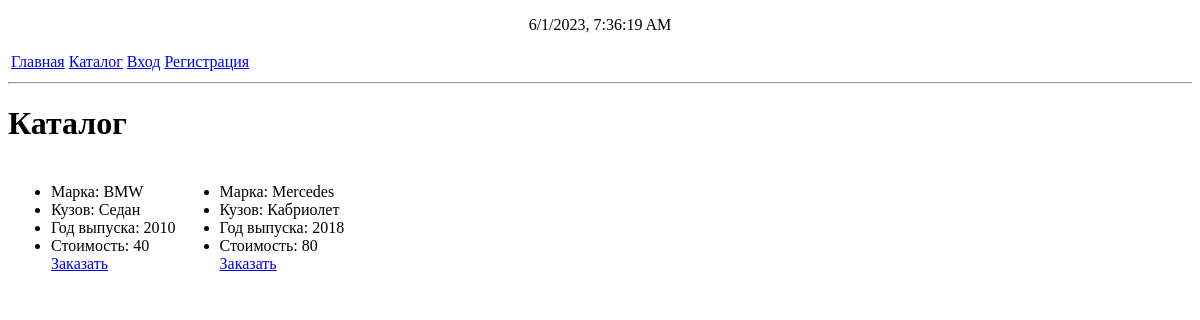
The page /catalog on the database as committed earlier.
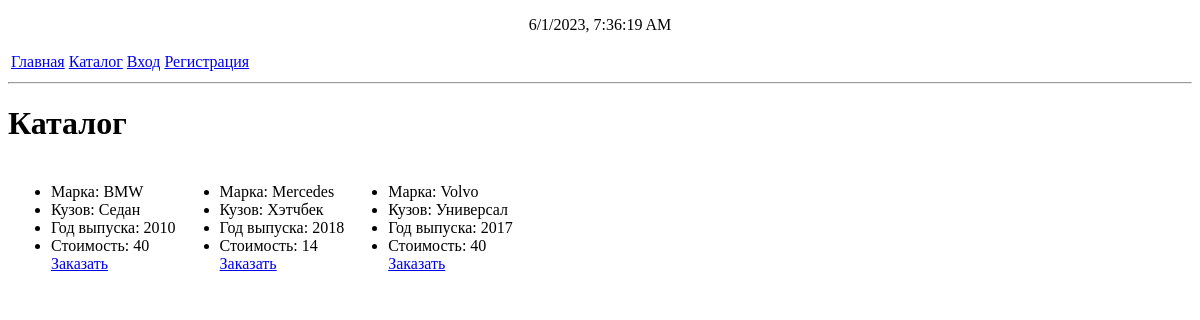
The same page on the database as committed later.
### mainapp/models.py (models this page shows)
class CarModel(models.Model):
    SEDAN = "Седан"
    CROSS = "Кроссовер"
    COUPE = "Купе"
    STATION_WAGON = "Универсал"
    SPORT = "Спорт"
    HATCHBACK = "Хэтчбек"
    CONVERTIBLE = "Кабриолет"
    MINIVAN = "Минивэн"
    BODY_CHOICES = [
        (SEDAN, "Седан"),
        (CROSS, "Кроссовер"),
        (STATION_WAGON, "Универсал"),
        (SPORT, "Седан"),
        (HATCHBACK, "Хэтчбек"),
        (CONVERTIBLE, "Кабриолет"),
        (MINIVAN, "Минивэн"),
        (COUPE, "Купе"),
    ]
    BMW = "BMW"
    MERCEDES = "Mercedes"
    AUDI = "Audi"
    MAZDA = "Mazda"
    VOLVO = "Volvo"
    BRAND_CHOICES = [
        (BMW, 'BMW'),
        (MERCEDES, 'Mercedes'),
        (AUDI,"Audi"),
        (MAZDA, "Mazda"),
        (VOLVO, "Volvo")
    ]
    body = models.CharField(max_length=20, choices=BODY_CHOICES)
    price = models.BigIntegerField(default=40, null=True)
    car_price = models.BigIntegerField(default=10000, null=True)
    id = models.AutoField(primary_key=True)
    brand = models.CharField(max_length=20, choices=BRAND_CHOICES)
    year = models.IntegerField(validators=[MaxValueValidator(2023), MinValueValidator(2010)])
    usageCount = models.IntegerField(default=0)
    def __str__(self):
        return f"{self.brand} {self.body} {self.year}"

### mainapp/views.py (the view)
# urls.py: path("catalog", views.catalog),
def catalog(request: HttpRequest):
    if request.method == "GET":
        lst = []
        tmp_list = list()
        i = 0
        for carModel in CarModel.objects.all():
            print(carModel)
            if i % columnCount == 0 and i != 0:
                lst.append(tmp_list)
                tmp_list = list()
            if AutoModel.objects.filter(status=AutoModel.FREE, carModel=carModel):
                tmp_list.append(carModel)
                i += 1
        if tmp_list:
            lst.append(tmp_list)
        print(lst)
        return render(request, "catalog.html", {"models": lst})

### mainapp/templates/catalog.html (shortened to what this page needs)
{% extends "base.html" %}
{% block content %}
<h1>Каталог</h1>
<table>
    {%for modelsRaw in models%}
    <tr>
    {%for model in modelsRaw%}
    <td>
        <ul>
            <li>Марка: {{model.brand}}</li>
            <li>Кузов: {{model.body}}</li>
            <li>Год выпуска: {{model.year}}</li>
            <li>Стоимость: {{model.price}}</li>
            <a href="order?id={{model.id}}">Заказать</a>
        </ul>
    </td>
    {%endfor%}
    </tr>
    {%endfor%}
</table>
{% endblock content %}

Rows that differ between the two databases and show on the page:
changed CarModel "Mercedes": body "Кабриолет" → "Хэтчбек"; price "80" → "14"
now on this page (row unchanged): CarModel: brand "Volvo", body "Универсал", year "2017", price "40"
